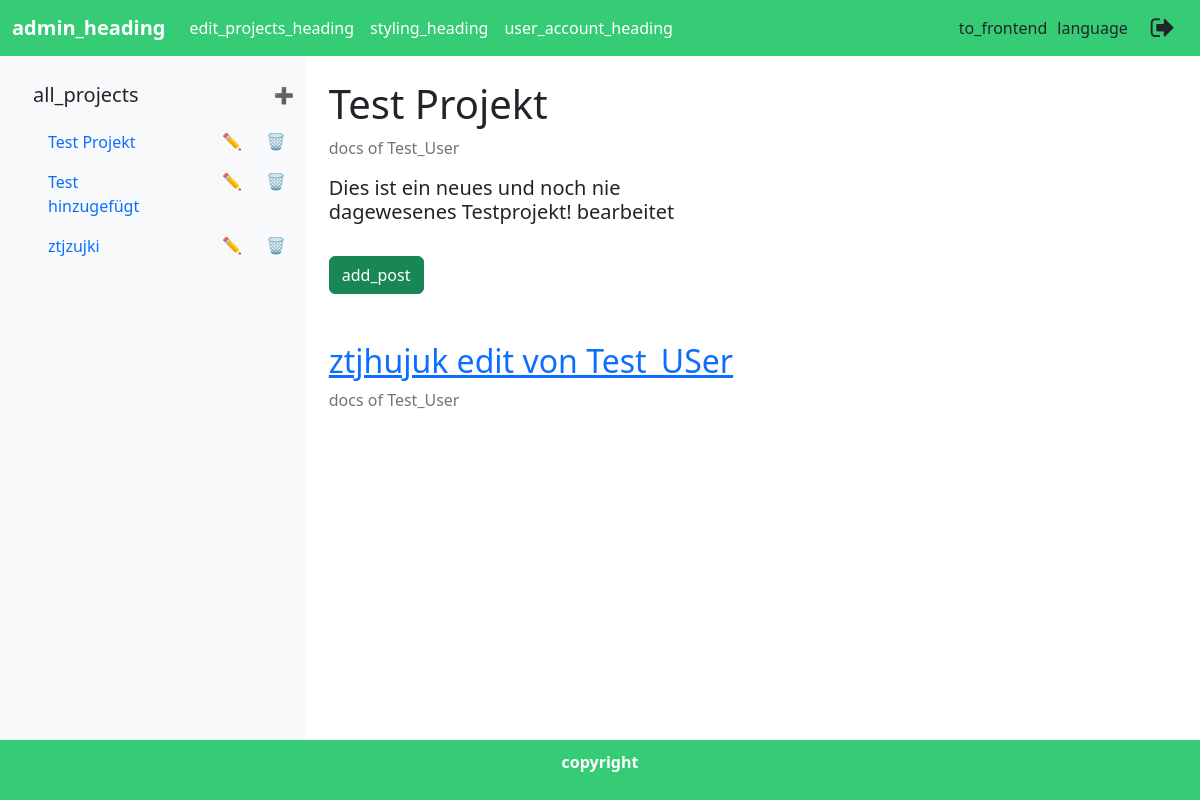
The app's page /Backend/admin_main.php?project=3 (signed in), older data.
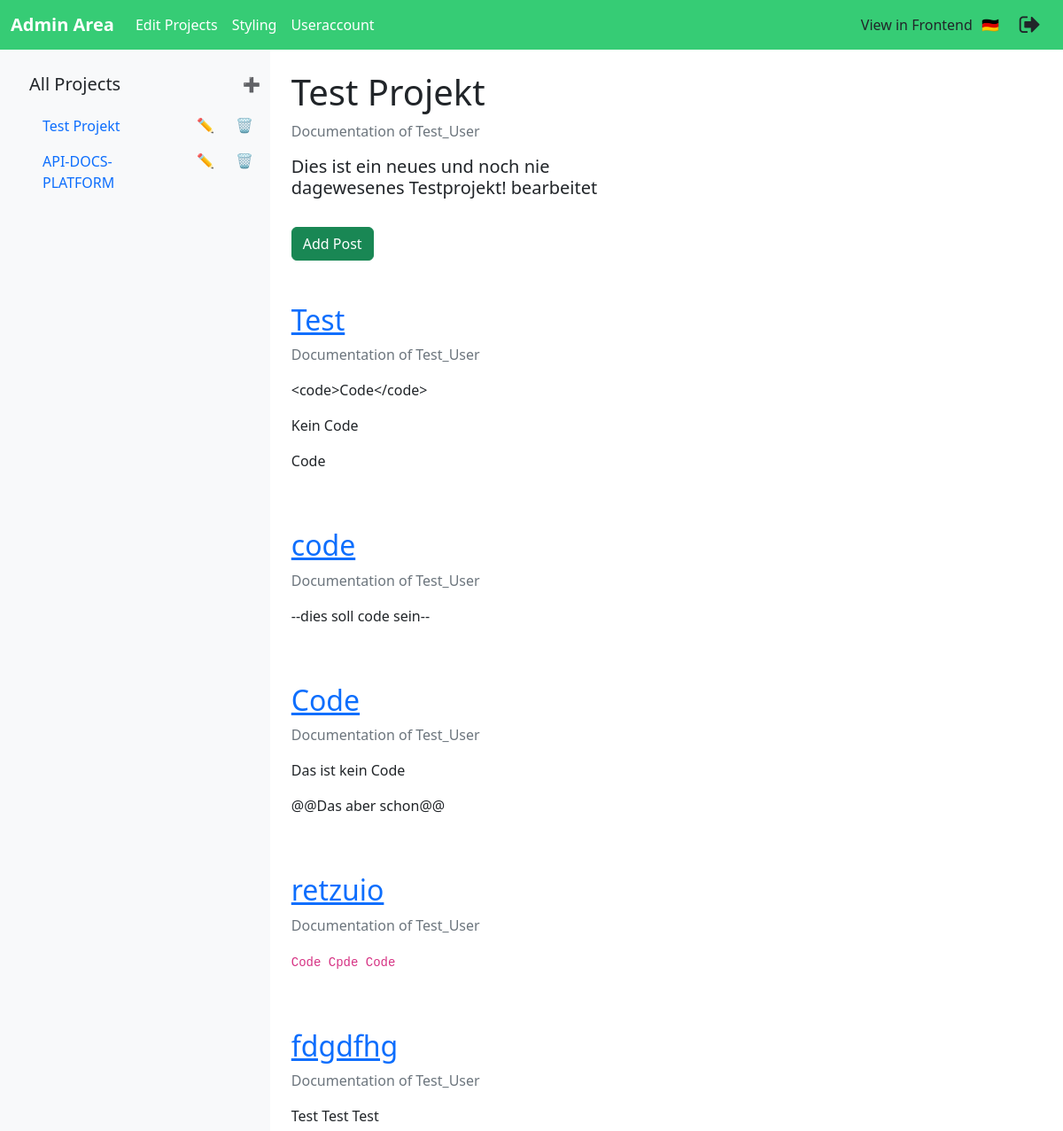
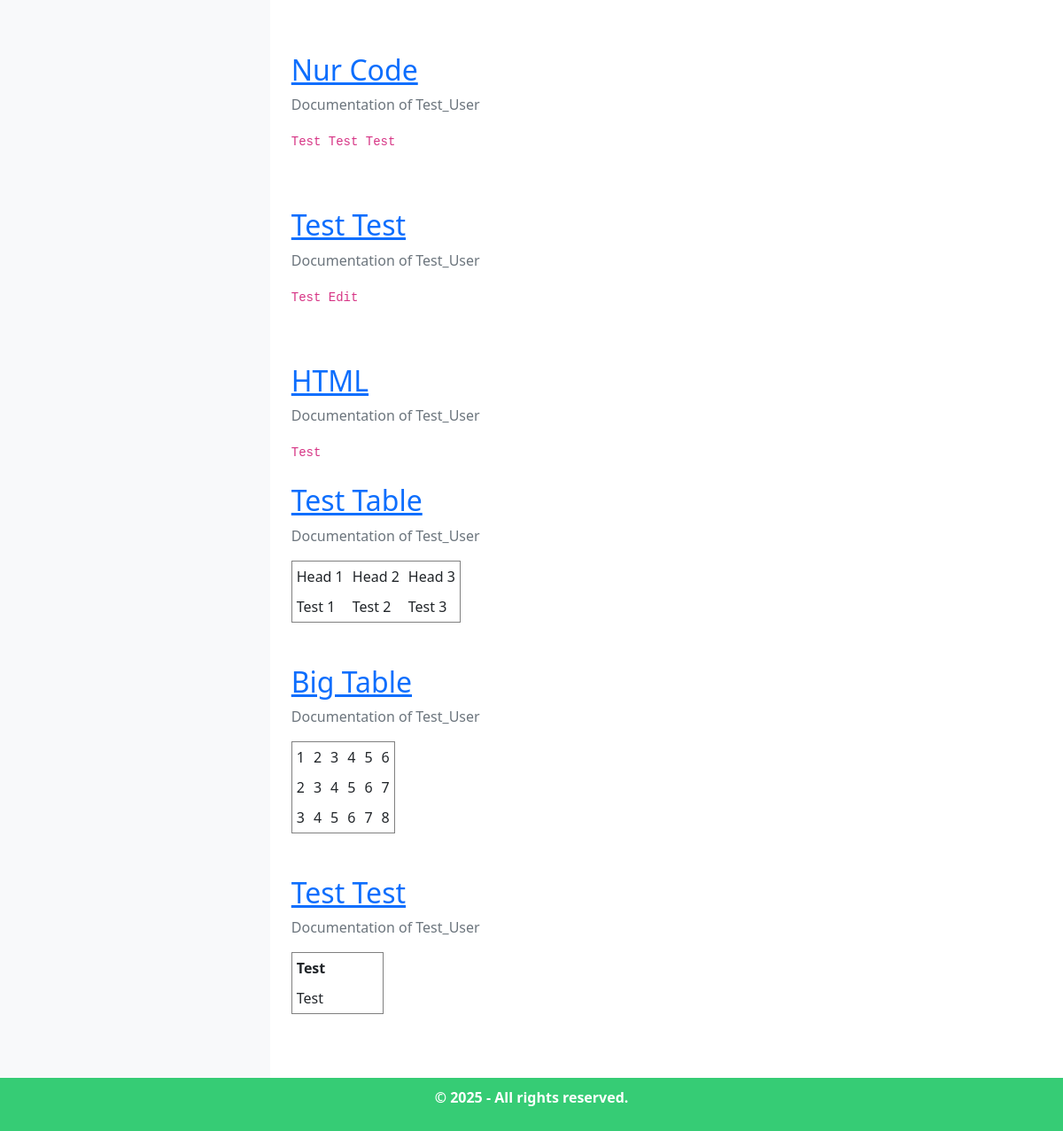
The same page, newer data (2 pictures, top to bottom).
### tables this page shows
CREATE TABLE `projekte` (
  `pid` int(11) NOT NULL,
  `name` text NOT NULL,
  `description` text NOT NULL,
  `author` text NOT NULL
);

CREATE TABLE `posts` (
  `poid` int(11) NOT NULL,
  `to_pid` int(11) NOT NULL,
  `name` text NOT NULL,
  `content` text DEFAULT NULL,
  `author` text NOT NULL
);

### Backend/locale/language_config.php (called while the page is built)
<?php
include "connect.php";
$current_user = $_SESSION['user'];
$sql_postinfo = "SELECT * FROM user WHERE username ='" . $current_user . "'";
$result_postsinfo = mysqli_query($conn, $sql_postinfo);
 if (mysqli_num_rows($result_postsinfo) > 0) {
 while($row_post = mysqli_fetch_assoc($result_postsinfo)) {
    if ($row_post["lang"] == "de") {
        $global_language_setting = "de";
    }
    else if ($row_post["lang"] == "en") {
        $global_language_setting = "en";
    }
 }
 }
 else {
    $global_language_setting = "de";
 }
function loadtranslation($lang) {
    $filePath = __DIR__ . "/{$lang}.json";
    if (file_exists($filePath)) {
        return json_decode(file_get_contents($filePath), true);
    }
    return [];
}
if ($global_language_setting == "de") {
    $language = loadtranslation("de");
} else if ($global_language_setting == "en") {
    $language = loadtranslation("en");
}
function __($key, $language)
{
    return $language[$key] ?? $key;
}
?>

### Backend/admin_main.php (the view, shortened to what the changed rows need)
<?php
include "connect.php";
include "./locale/language_config.php";
if (isset($_GET['project'])) {
    $pid = $_GET['project'];
}
else {
    $pid = "";
}
?>
<!doctype html>
<html lang="de">
  <head>
    <link href="https://cdn.jsdelivr.net/npm/bootstrap@5.3.3/dist/css/bootstrap.min.css" rel="stylesheet">
    <link rel="stylesheet" href="https://cdnjs.cloudflare.com/ajax/libs/font-awesome/4.7.0/css/font-awesome.min.css">
  </head>
  <body>
  <nav class="navbar navbar-expand-lg" data-bs-theme="dark" style="background-color:rgb(54, 204, 117);">
    <div class="container-fluid">
      <a class="navbar-brand" href="admin_main.php"><b><?php echo __("admin_heading", $language); ?></b></a>
      <div class="collapse navbar-collapse" id="navbarNav">
        <ul class="navbar-nav">
          <li class="nav-item">
            <a class="nav-link active" aria-current="page" href="admin_main.php"><?php echo __("edit_projects_heading", $language); ?></a>
          </li>
          <li class="nav-item">
            <a class="nav-link active" aria-current="page" href="admin_style_settings.php"><?php echo __("styling_heading", $language); ?></a>
          </li>
          <li class="nav-item">
            <a class="nav-link active" aria-current="page" href="useraccount_page.php"><?php echo __("user_account_heading", $language); ?></a>
          </li>
        </ul>
      </div>
      <nav class="navbar-right">
        <?php if ($pid != "") {echo "<a class='nav-link active' href='../frontend/docs/index.php?doku=".$pid."'>".  __("to_frontend", $language) . "</a>";}?>
        <?php echo "<a class='nav-link active' href='userLang.php'>".  __("language", $language) . "</a>";?>
        <a href='logout.php' style="font-size:26px" class='fa fa-sign-out btn shadow-none'></a>
      </nav>
    </div>
  </nav>
  <div class="main-content">
    <div class="sidebar" id="sidebar">
      <div class='row'>
          <div class='col-8'>
            <button type='button' class='btn shadow-none'><?php echo "<h5>" .  __("all_projects", $language) . "</h5>";?></button>
          </div>
      </div>
      <ul class="nav flex-column">
<?php
        $sql_projects = "SELECT * FROM projekte";
        $result_projects = mysqli_query($conn, $sql_projects);
        if (mysqli_num_rows($result_projects) > 0) {
          while($row_project = mysqli_fetch_assoc($result_projects)) {
            echo "<li class='nav-item'>";
            echo "<div class='container'>
                    <div class='row'>
                        <div class='col-8'>
                            <a class='nav-link' href='admin_main.php?project=" . $row_project["pid"] . "'>" . $row_project["name"] . "</a>
                        </div>
                        <div class='col-2'>
                            <button type='button' class='btn shadow-none' data-bs-toggle='modal' data-bs-target='#edit" . $row_project["pid"] . "'>✏️</button>
                        </div>
                        <div class='col-2'>
                            <button type='button'  class='btn shadow-none' data-bs-toggle='modal' data-bs-target='#delete" . $row_project["pid"] . "'>🗑️</button>
                        </div>
                    </div>
                </div>";
            echo "</li>";
          }
        }
        else {
          echo "";
        }
        ?>
      </ul>
    </div>
    <div class="container-fluid p-4">
    <div class="row">
        <div class="col-6">
<?php
if ($pid == "") {
    echo "<h2>" .  __("no_project_title", $language) . "</h2><br>";
    echo "" . __("no_project_description", $language) . "";
    echo "<br><br>";
}
else {
    $sql_postinfo = "SELECT * FROM posts WHERE to_pid = " . $pid . "";
    $result_postsinfo = mysqli_query($conn, $sql_postinfo);
    $sql_projekt = "SELECT * FROM projekte WHERE pid = " . $pid . "";
    $result_projekt = mysqli_query($conn, $sql_projekt);
    $projekt = mysqli_fetch_assoc($result_projekt);
    echo "<h1>" . $projekt["name"] ."</h1>";
    echo "<p class='text-secondary'>".  __("docs of", $language) ." ".  $projekt["author"]  ."</p>";
    echo "<h5>" . $projekt["description"] ."</h1><br>";
    echo "<a href='addpost_page.php?topid=" . $pid . "' class='btn btn-success'>" . __("add_post", $language) . "</a>";
    echo "<br><br><br>";
    if (mysqli_num_rows($result_postsinfo) > 0) {
    while($row_post = mysqli_fetch_assoc($result_postsinfo)) {
        echo "<h2><a href='editpost_page.php?poid=" . $row_post["poid"] . "'>".  $row_post["name"]  ."</a></h2>";
        echo "<p class='text-secondary'>".  __("docs of", $language) ." ".  $row_post["author"]  ."</p>";
        echo jsonToHtml($row_post["content"]);
        echo "<br><br>";
    }
    }
    else {
        echo __("documentation_empty", $language);
    }
}
function jsonToHtml($json) {
  $data = json_decode($json, true);
  $html = '';
  foreach ($data['blocks'] as $block) {
    switch ($block['type']) {
        case 'paragraph':
            $text = $block['data']['text'];
            $html .= '<p>' . $text . '</p>';
            break;
        case 'code':
            $text = $block['data']['text'];
            $text = preg_replace_callback('/@@(.*?)@@/', function ($matches) {
                return '<code>' . htmlspecialchars($matches[1]) . '</code>';
            }, $text);
            $html .= '<p>' . $text . '</p>';
            break;
        case 'raw':
          $text = $block['data']['html'];
          $html =  $text;
          break;
        case 'table':
            $rows = $block['data']['content'];
            $withHeadings = $block['data']['withHeadings'] ?? false;
            $html .= '<table border="1" cellspacing="0" cellpadding="5">';
            foreach ($rows as $rowIndex => $row) {
                $html .= '<tr>';
                foreach ($row as $cellIndex => $cell) {
                    if ($withHeadings && $rowIndex === 0) {
                        $html .= '<th>' . htmlspecialchars($cell) . '</th>';
                    } else {
                        $html .= '<td>' . htmlspecialchars($cell) . '</td>';
                    }
                }
                $html .= '</tr>';
            }
            $html .= '</table>';
            break;
    }
  }
  return $html;
}
?>
        </div>
    </div>
    </div>
  </div>
  <footer class="footer">
    <p><b><?php echo __("copyright", $language); ?></b></p>
  </footer>
  </body>
</html>

Row changes from the older to the newer data that the page shows:
removed projekte: name "Test hinzugefügt"
removed projekte: name "ztjzujki"
removed posts: name "ztjhujuk edit von Test_USer", language "docs of", author "Test_User"
added projekte: name "API-DOCS-PLATFORM"
added posts: name "Test", language "Documentation of", author "Test_User", text "<code>Code</code> Kein Code Code"
added posts: name "code", language "Documentation of", author "Test_User", text "--dies soll code sein--"
added posts: name "Code", language "Documentation of", author "Test_User", text "Das ist kein Code @@Das aber schon@@"
added posts: name "retzuio", language "Documentation of", author "Test_User", matches "Code Cpde Code"
added posts: name "fdgdfhg", language "Documentation of", author "Test_User", text "Test Test Test"
added posts: name "Nur Code", language "Documentation of", author "Test_User", matches "Test Test Test"
added posts: name "Test Test", language "Documentation of", author "Test_User", matches "Test Edit"
added posts: name "HTML", language "Documentation of", author "Test_User", content "Test"
added posts: name "Test Table", language "Documentation of", author "Test_User", cell "Head 1", cell "Head 2", cell "Head 3", cell "Test 1", cell "Test 2", cell "Test 3"
added posts: name "Big Table", language "Documentation of", author "Test_User", cell "1", cell "2", cell "3", cell "4", cell "5", cell "6", cell "7", cell "8"
added posts: name "Test Test", language "Documentation of", author "Test_User", cell "Test"
Text that changed along with them:
__("admin_heading", $language): "admin_heading" → "Admin Area"
__("edit_projects_heading", $language): "edit_projects_heading" → "Edit Projects"
__("styling_heading", $language): "styling_heading" → "Styling"
__("user_account_heading", $language): "user_account_heading" → "Useraccount"
__("to_frontend", $language): "to_frontend" → "View in Frontend"
__("language", $language): "language" → "🇩🇪"
__("all_projects", $language): "all_projects" → "All Projects"
__("docs of", $language): "docs of" → "Documentation of"
__("add_post", $language): "add_post" → "Add Post"
__("copyright", $language): "copyright" → "© 2025 - All rights reserved."
